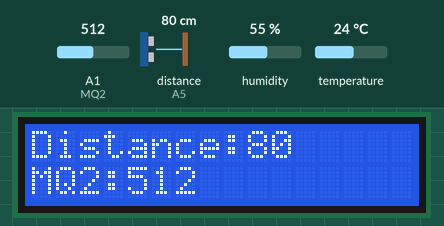
Recording of a sketch running on a simulated Arduino Uno, built with avr-gcc and run on an emulated ATmega328P. Shown: 16×2 character LCD. Wiring (inferred from the names in the program): ultrasonic range finder: trigger A4; echo A5. Inputs (shaded band) come from the test bench; at power-on: distance to the obstacle (sensor on A5) 80 cm, humidity 55 %, A1 (MQ2) = 512, temperature 24 °C. The echo pulse lasts 58.3 µs per cm; what the sketch prints to the serial monitor is not drawn.

Above: at 1.2 s.
1.3 s: distance to the obstacle (sensor on A5) set to 2 cm
At 5.3 s:
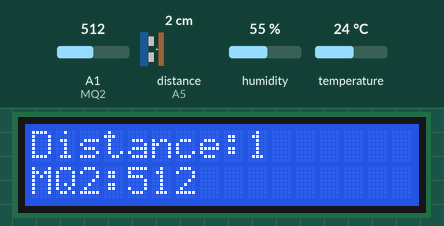
11.3 s: humidity set to 22 %
At 15.6 s:
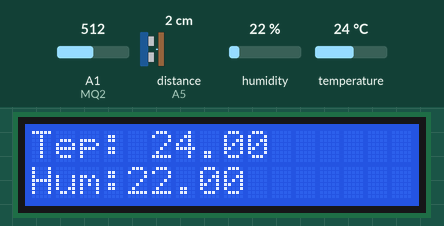
17.7 s: A1 (MQ2) set to 390
At 20.6 s:
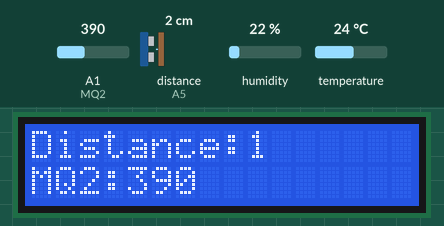
23.7 s: distance to the obstacle (sensor on A5) set to 120 cm
At 25.4 s:
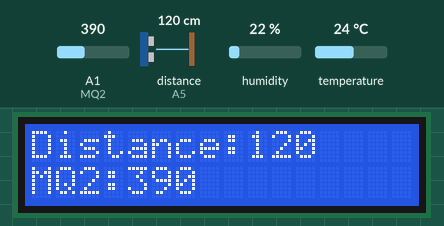
28.7 s: temperature set to 12 °C
At 31.5 s:
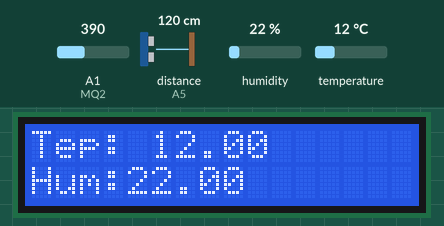
33.9 s: A1 (MQ2) set to 410
At 37.1 s:
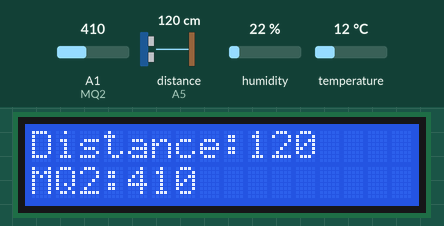
Timing chart, 0 to 38.6 s (numbered marks = the images above; inputs shaded):
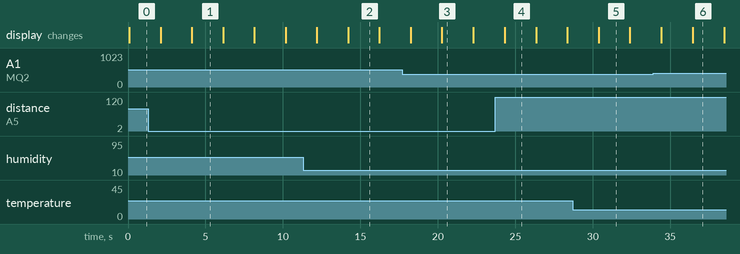

Measured:
- after the input at 1.3 s, the display: first differs from a run without the input after 2.8 s (image 1)
- after the input at 11.3 s, the display: first differs from a run without the input after 2.9 s (image 2)
- after the input at 17.7 s, the display: first differs from a run without the input after 2.6 s (image 3)
- after the input at 23.7 s, the display: changes after 0.61 s (image 4)
- after the input at 28.7 s, the display: changes after 1.7 s (image 5)
- after the input at 33.9 s, the display: first differs from a run without the input after 2.5 s (image 6)
- what the display in image 1 shows lasts 2.0 s, from 4.1 s to 6.1 s

The sketch:

testdistance.ino
```cpp
#include <LiquidCrystal.h> //申明1602液晶的函数库
#include <dht11.h>
#define DHT11PIN 13
dht11 DHT11;
//申明1602液晶的引脚所连接的Arduino数字端口，8线或4线数据模式，任选其一
LiquidCrystal lcd(12,11,10,9,8,7,6,5,4,3,2);   //8数据口模式连线声明
//LiquidCrystal lcd(12,11,10,5,4,3,2); //4数据口模式连线声明
int i;
int Echo = A5;
int Trig =A4;
int Out =10;
int MQ2=A1;//指定模拟端口A1
int val=0;//声明临时变量
int body_sensor = A0; //指定模拟端口A3

int Distance = 0;

void setup()
{
  Serial.begin(9600);     // 初始化串口
  //初始化超声波引脚
  pinMode(Echo, INPUT);    // 定义超声波输入脚
  pinMode(Trig, OUTPUT);   // 定义超声波输出脚
  pinMode(Out, OUTPUT);
  lcd.begin(16,2);      //初始化1602液晶工作                       模式
  pinMode(DHT11PIN,OUTPUT);
}


void Distance_test()   // 量出前方距离
{
  digitalWrite(Trig, LOW);   // 给触发脚低电平2μs
  delayMicroseconds(2);
  digitalWrite(Trig, HIGH);  // 给触发脚高电平10μs，这里至少是10μs
  delayMicroseconds(10);
  digitalWrite(Trig, LOW);    // 持续给触发脚低电
  float Fdistance = pulseIn(Echo, HIGH);  // 读取高电平时间(单位：微秒)
  Fdistance= Fdistance/58;       //为什么除以58等于厘米，  Y米=（X秒*344）/2
  // X秒=（ 2*Y米）/344 ==》X秒=0.0058*Y米 ==》厘米=微秒/58
  Distance = Fdistance;
}

void loop()
{
  Distance_test();
  if((2<Distance)&(Distance<400))//超声波测距范围2cm到400cm
  {
    Serial.print("Distance:");      //输出距离（单位：厘米）
    Serial.print(Distance);         //显示距离
    Serial.println("cm");        //显示
    if(Distance>100){
      Serial.println("high");
      digitalWrite(Out, HIGH);
    }else{
      Serial.println("low");
      digitalWrite(Out, LOW);
    }
  }
  else
  {
    Serial.println("!!! Out of range");       //显示超出距离
  }
  val=analogRead(MQ2);//读取A0口的电压值并赋值到val
  Serial.print("MQ2:");
  Serial.println(val);//串口发送val值
    lcd.clear();
    lcd.home();        //把光标移回左上角，即从头开始输出
    lcd.print("Distance:"); //显示
    lcd.print(Distance); //显示
    lcd.setCursor(0,1);   //把光标定位在第1行，第0列
    lcd.print("MQ2:");       //显示
    lcd.print(val);       //显示
  delay(2000);

      int chk = DHT11.read(DHT11PIN);
  Serial.print("Tep: ");
  Serial.print((float)DHT11.temperature, 2);
  Serial.println("C");
  Serial.print("Hum: ");
  Serial.print((float)DHT11.humidity, 2);
  Serial.println("%");
  Serial.println();
    lcd.clear();
    lcd.setCursor(0,0);        //把光标移回左上角，即从头开始输出
    lcd.print("Tep: "); //显示
    lcd.print((float)DHT11.temperature); //显示
    lcd.setCursor(0,1);   //把光标定位在第1行，第0列
    lcd.print("Hum:");       //显示
    lcd.print((float)DHT11.humidity);       //显示

  delay(2000);
}
```
